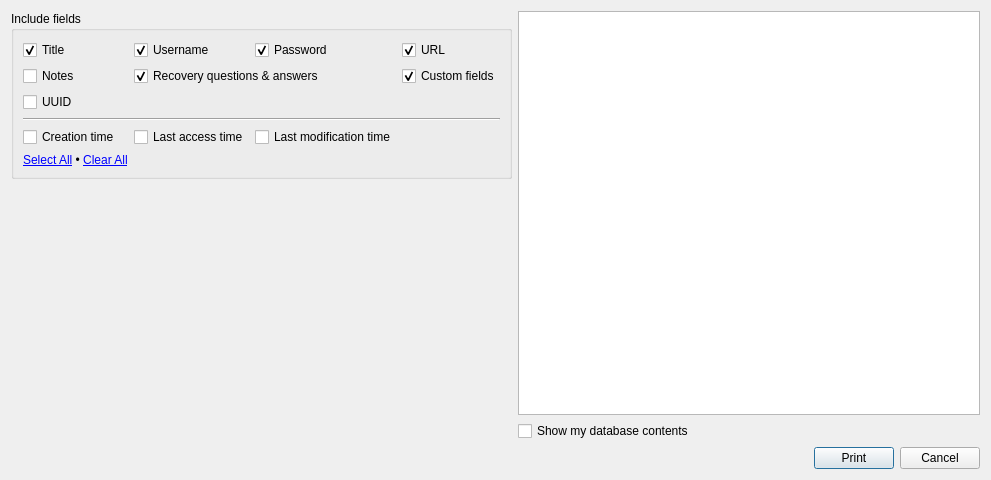
<?xml version="1.0" encoding="UTF-8"?>
<ui version="4.0">
 <class>DatabasePrintPreviewDialog</class>
 <widget class="QDialog" name="DatabasePrintPreviewDialog">
  <property name="windowModality">
   <enum>Qt::WindowModal</enum>
  </property>
  <property name="geometry">
   <rect>
    <x>0</x>
    <y>0</y>
    <width>991</width>
    <height>480</height>
   </rect>
  </property>
  <property name="windowTitle">
   <string>Print</string>
  </property>
  <layout class="QGridLayout" name="gridLayout_2">
   <item row="0" column="1" rowspan="2">
    <widget class="QTextBrowser" name="textBrowser"/>
   </item>
   <item row="0" column="0">
    <widget class="QGroupBox" name="searchInGroupBox">
     <property name="title">
      <string>Include fields</string>
     </property>
     <layout class="QGridLayout" name="gridLayout">
      <item row="0" column="0">
       <widget class="QCheckBox" name="titleCheckBox">
        <property name="text">
         <string>Title</string>
        </property>
        <property name="checked">
         <bool>true</bool>
        </property>
       </widget>
      </item>
      <item row="1" column="0">
       <widget class="QCheckBox" name="notesCheckBox">
        <property name="text">
         <string>Notes</string>
        </property>
       </widget>
      </item>
      <item row="1" column="1" colspan="2">
       <widget class="QCheckBox" name="recoveryInfoCheckBox">
        <property name="text">
         <string>Recovery questions &amp;&amp; answers</string>
        </property>
        <property name="checked">
         <bool>true</bool>
        </property>
       </widget>
      </item>
      <item row="1" column="3">
       <widget class="QCheckBox" name="customFieldsCheckBox">
        <property name="text">
         <string>Custom fields</string>
        </property>
        <property name="checked">
         <bool>true</bool>
        </property>
       </widget>
      </item>
      <item row="4" column="0">
       <widget class="QCheckBox" name="creationTimeCheckBox">
        <property name="text">
         <string>Creation time</string>
        </property>
       </widget>
      </item>
      <item row="4" column="1">
       <widget class="QCheckBox" name="accessTimeCheckBox">
        <property name="text">
         <string>Last access time</string>
        </property>
       </widget>
      </item>
      <item row="4" column="2">
       <widget class="QCheckBox" name="modificationTimeCheckBox">
        <property name="text">
         <string>Last modification time</string>
        </property>
       </widget>
      </item>
      <item row="3" column="0" colspan="4">
       <widget class="Line" name="line">
        <property name="orientation">
         <enum>Qt::Horizontal</enum>
        </property>
       </widget>
      </item>
      <item row="5" column="0">
       <widget class="QLabel" name="selectionLabel">
        <property name="text">
         <string>&lt;a href=&quot;#select-all&quot;&gt;Select All&lt;/a&gt; &amp;bull; &lt;a href=&quot;#clear-all&quot;&gt;Clear All&lt;/a&gt;</string>
        </property>
       </widget>
      </item>
      <item row="2" column="0">
       <widget class="QCheckBox" name="uuidCheckBox">
        <property name="text">
         <string>UUID</string>
        </property>
       </widget>
      </item>
      <item row="0" column="1">
       <widget class="QCheckBox" name="usernameCheckBox">
        <property name="text">
         <string>Username</string>
        </property>
        <property name="checked">
         <bool>true</bool>
        </property>
       </widget>
      </item>
      <item row="0" column="2">
       <widget class="QCheckBox" name="passwordCheckBox">
        <property name="text">
         <string>Password</string>
        </property>
        <property name="checked">
         <bool>true</bool>
        </property>
       </widget>
      </item>
      <item row="0" column="3">
       <widget class="QCheckBox" name="urlCheckBox">
        <property name="text">
         <string>URL</string>
        </property>
        <property name="checked">
         <bool>true</bool>
        </property>
       </widget>
      </item>
     </layout>
    </widget>
   </item>
   <item row="1" column="0">
    <spacer name="verticalSpacer">
     <property name="orientation">
      <enum>Qt::Vertical</enum>
     </property>
     <property name="sizeHint" stdset="0">
      <size>
       <width>20</width>
       <height>40</height>
      </size>
     </property>
    </spacer>
   </item>
   <item row="2" column="1">
    <widget class="QCheckBox" name="showActualCheckBox">
     <property name="text">
      <string>Show my database contents</string>
     </property>
    </widget>
   </item>
   <item row="3" column="1">
    <layout class="QHBoxLayout" name="horizontalLayout">
     <item>
      <spacer name="horizontalSpacer">
       <property name="orientation">
        <enum>Qt::Horizontal</enum>
       </property>
       <property name="sizeHint" stdset="0">
        <size>
         <width>40</width>
         <height>20</height>
        </size>
       </property>
      </spacer>
     </item>
     <item>
      <widget class="QPushButton" name="printPushButton">
       <property name="text">
        <string>Print</string>
       </property>
      </widget>
     </item>
     <item>
      <widget class="QPushButton" name="cancelPushButton">
       <property name="text">
        <string>Cancel</string>
       </property>
      </widget>
     </item>
    </layout>
   </item>
  </layout>
 </widget>
 <tabstops>
  <tabstop>titleCheckBox</tabstop>
  <tabstop>usernameCheckBox</tabstop>
  <tabstop>passwordCheckBox</tabstop>
  <tabstop>urlCheckBox</tabstop>
  <tabstop>notesCheckBox</tabstop>
  <tabstop>recoveryInfoCheckBox</tabstop>
  <tabstop>customFieldsCheckBox</tabstop>
  <tabstop>uuidCheckBox</tabstop>
  <tabstop>creationTimeCheckBox</tabstop>
  <tabstop>accessTimeCheckBox</tabstop>
  <tabstop>modificationTimeCheckBox</tabstop>
  <tabstop>textBrowser</tabstop>
  <tabstop>showActualCheckBox</tabstop>
  <tabstop>printPushButton</tabstop>
  <tabstop>cancelPushButton</tabstop>
 </tabstops>
 <resources/>
 <connections>
  <connection>
   <sender>selectionLabel</sender>
   <signal>linkActivated(QString)</signal>
   <receiver>DatabasePrintPreviewDialog</receiver>
   <slot>selectionLinkActivated(QString)</slot>
   <hints>
    <hint type="sourcelabel">
     <x>81</x>
     <y>140</y>
    </hint>
    <hint type="destinationlabel">
     <x>77</x>
     <y>575</y>
    </hint>
   </hints>
  </connection>
  <connection>
   <sender>titleCheckBox</sender>
   <signal>toggled(bool)</signal>
   <receiver>DatabasePrintPreviewDialog</receiver>
   <slot>updatePreview()</slot>
   <hints>
    <hint type="sourcelabel">
     <x>57</x>
     <y>43</y>
    </hint>
    <hint type="destinationlabel">
     <x>119</x>
     <y>-57</y>
    </hint>
   </hints>
  </connection>
  <connection>
   <sender>urlCheckBox</sender>
   <signal>toggled(bool)</signal>
   <receiver>DatabasePrintPreviewDialog</receiver>
   <slot>updatePreview()</slot>
   <hints>
    <hint type="sourcelabel">
     <x>138</x>
     <y>38</y>
    </hint>
    <hint type="destinationlabel">
     <x>143</x>
     <y>-8</y>
    </hint>
   </hints>
  </connection>
  <connection>
   <sender>usernameCheckBox</sender>
   <signal>toggled(bool)</signal>
   <receiver>DatabasePrintPreviewDialog</receiver>
   <slot>updatePreview()</slot>
   <hints>
    <hint type="sourcelabel">
     <x>255</x>
     <y>35</y>
    </hint>
    <hint type="destinationlabel">
     <x>253</x>
     <y>-7</y>
    </hint>
   </hints>
  </connection>
  <connection>
   <sender>passwordCheckBox</sender>
   <signal>toggled(bool)</signal>
   <receiver>DatabasePrintPreviewDialog</receiver>
   <slot>updatePreview()</slot>
   <hints>
    <hint type="sourcelabel">
     <x>390</x>
     <y>37</y>
    </hint>
    <hint type="destinationlabel">
     <x>388</x>
     <y>-6</y>
    </hint>
   </hints>
  </connection>
  <connection>
   <sender>notesCheckBox</sender>
   <signal>toggled(bool)</signal>
   <receiver>DatabasePrintPreviewDialog</receiver>
   <slot>updatePreview()</slot>
   <hints>
    <hint type="sourcelabel">
     <x>35</x>
     <y>61</y>
    </hint>
    <hint type="destinationlabel">
     <x>-4</x>
     <y>60</y>
    </hint>
   </hints>
  </connection>
  <connection>
   <sender>recoveryInfoCheckBox</sender>
   <signal>toggled(bool)</signal>
   <receiver>DatabasePrintPreviewDialog</receiver>
   <slot>updatePreview()</slot>
   <hints>
    <hint type="sourcelabel">
     <x>125</x>
     <y>60</y>
    </hint>
    <hint type="destinationlabel">
     <x>-3</x>
     <y>52</y>
    </hint>
   </hints>
  </connection>
  <connection>
   <sender>customFieldsCheckBox</sender>
   <signal>toggled(bool)</signal>
   <receiver>DatabasePrintPreviewDialog</receiver>
   <slot>updatePreview()</slot>
   <hints>
    <hint type="sourcelabel">
     <x>427</x>
     <y>64</y>
    </hint>
    <hint type="destinationlabel">
     <x>484</x>
     <y>-10</y>
    </hint>
   </hints>
  </connection>
  <connection>
   <sender>uuidCheckBox</sender>
   <signal>toggled(bool)</signal>
   <receiver>DatabasePrintPreviewDialog</receiver>
   <slot>updatePreview()</slot>
   <hints>
    <hint type="sourcelabel">
     <x>41</x>
     <y>86</y>
    </hint>
    <hint type="destinationlabel">
     <x>-4</x>
     <y>89</y>
    </hint>
   </hints>
  </connection>
  <connection>
   <sender>creationTimeCheckBox</sender>
   <signal>toggled(bool)</signal>
   <receiver>DatabasePrintPreviewDialog</receiver>
   <slot>updatePreview()</slot>
   <hints>
    <hint type="sourcelabel">
     <x>41</x>
     <y>118</y>
    </hint>
    <hint type="destinationlabel">
     <x>-5</x>
     <y>117</y>
    </hint>
   </hints>
  </connection>
  <connection>
   <sender>accessTimeCheckBox</sender>
   <signal>toggled(bool)</signal>
   <receiver>DatabasePrintPreviewDialog</receiver>
   <slot>updatePreview()</slot>
   <hints>
    <hint type="sourcelabel">
     <x>156</x>
     <y>116</y>
    </hint>
    <hint type="destinationlabel">
     <x>-4</x>
     <y>159</y>
    </hint>
   </hints>
  </connection>
  <connection>
   <sender>modificationTimeCheckBox</sender>
   <signal>toggled(bool)</signal>
   <receiver>DatabasePrintPreviewDialog</receiver>
   <slot>updatePreview()</slot>
   <hints>
    <hint type="sourcelabel">
     <x>244</x>
     <y>115</y>
    </hint>
    <hint type="destinationlabel">
     <x>-9</x>
     <y>185</y>
    </hint>
   </hints>
  </connection>
  <connection>
   <sender>showActualCheckBox</sender>
   <signal>toggled(bool)</signal>
   <receiver>DatabasePrintPreviewDialog</receiver>
   <slot>updatePreview()</slot>
   <hints>
    <hint type="sourcelabel">
     <x>492</x>
     <y>434</y>
    </hint>
    <hint type="destinationlabel">
     <x>492</x>
     <y>597</y>
    </hint>
   </hints>
  </connection>
  <connection>
   <sender>cancelPushButton</sender>
   <signal>clicked()</signal>
   <receiver>DatabasePrintPreviewDialog</receiver>
   <slot>reject()</slot>
   <hints>
    <hint type="sourcelabel">
     <x>956</x>
     <y>467</y>
    </hint>
    <hint type="destinationlabel">
     <x>958</x>
     <y>547</y>
    </hint>
   </hints>
  </connection>
  <connection>
   <sender>printPushButton</sender>
   <signal>clicked()</signal>
   <receiver>DatabasePrintPreviewDialog</receiver>
   <slot>accept()</slot>
   <hints>
    <hint type="sourcelabel">
     <x>866</x>
     <y>462</y>
    </hint>
    <hint type="destinationlabel">
     <x>876</x>
     <y>515</y>
    </hint>
   </hints>
  </connection>
 </connections>
 <slots>
  <slot>selectionLinkActivated(QString)</slot>
  <slot>updatePreview()</slot>
 </slots>
</ui>
